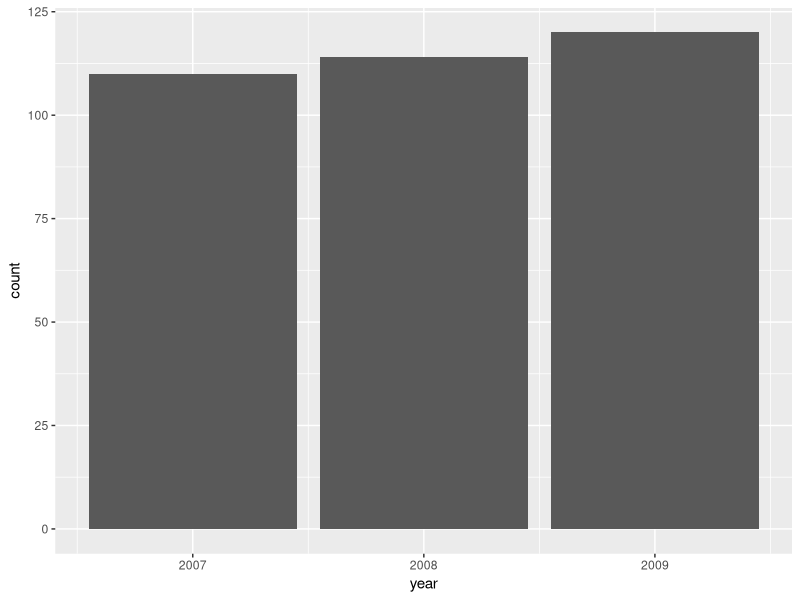

Write R code to recreate this figure.
# how to order the factors and show geom text label with count
# and percentage values at the same time; also how to highlight the 
# specific number of bars in the barchart.

###############################

# how to deal with missing values while importing the data

library(palmerpenguins)
library(ggplot2)
library(dplyr)


ggplot(penguins,
       aes(year)) +
  geom_bar()


